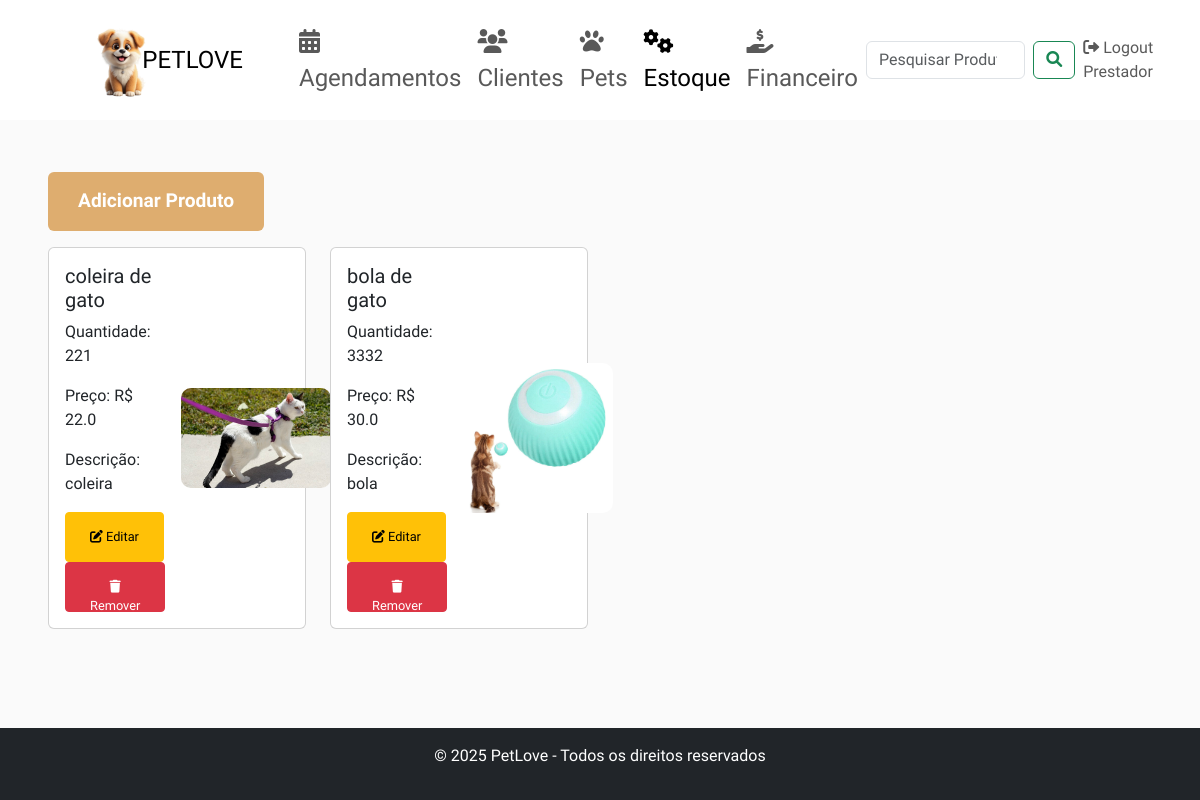
Page /estoque (signed in) on the earlier database version.
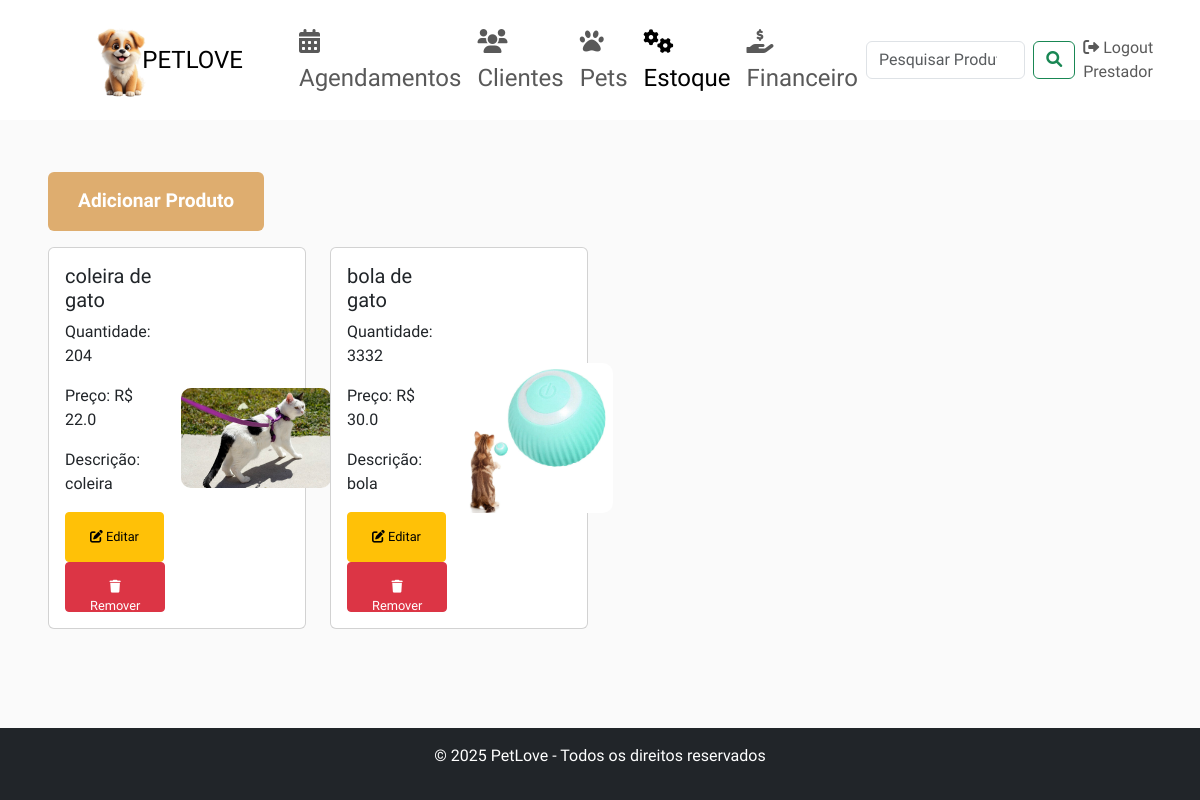
Same page on the later database version.
### app.py (models this page shows, shortened)
class Produto(db.Model):
    id = db.Column(db.Integer, primary_key=True)
    nome = db.Column(db.String(120), nullable=False)
    descricao = db.Column(db.String(255))
    quantidade = db.Column(db.Integer, nullable=False)
    preco = db.Column(db.Float, nullable=False)
    foto = db.Column(db.String(120))
    imagem = db.Column(db.String(200), nullable=True)
    prestador_id = db.Column(db.Integer, db.ForeignKey('user.id'), nullable=False)
    prestador = db.relationship('User', backref=db.backref('produtos', lazy=True))

### app.py (the view)
@app.route('/estoque')
@login_required
def estoque():
    if current_user.role == 'cliente':
        flash("Acesso negado! Clientes não podem acessar esta página.")
        return redirect(url_for('home_cliente'))
    produtos = Produto.query.all()
    return render_template('estoque.html', produtos=produtos)

### app.py (called while the page is built)
@login_manager.user_loader
def load_user(user_id):
    return User.query.get(int(user_id))

@app.before_request
def create_tables():
    db.create_all()

### templates/estoque.html (shortened to what this page needs)
<!DOCTYPE html>
<html lang="pt-br">
<head>
    <link href="https://cdn.jsdelivr.net/npm/bootstrap@5.3.0-alpha1/dist/css/bootstrap.min.css" rel="stylesheet">
    <link href="https://cdnjs.cloudflare.com/ajax/libs/font-awesome/6.0.0/css/all.min.css" rel="stylesheet">
</head>
<body>
<nav class="navbar navbar-expand-lg bg-custom mb-4">
    <div class="container-fluid">
        <a class="navbar-brand" href="http://127.0.0.1:5000/home_prestador">
            <img src="{{ url_for('static', filename='images/LOGO.png') }}" alt="PetLove Logo" style="height: 80px; margin-left: 70px; width: 70%;">
            <a style="font-size: 24px; color: #000000; text-decoration: none;">PETLOVE</a>
        </a>
        <div class="collapse navbar-collapse" id="navbarNav">
            <ul class="navbar-nav ms-5">
                <li class="nav-item">
                    <a href="{{ url_for('agendamentos') }}" class="nav-link {% if request.endpoint == 'agendamentos' %}active{% endif %} fs-4">
                        <i class="fas fa-calendar-alt"></i> Agendamentos
                    </a>
                </li>
                <li class="nav-item">
                    <a href="{{ url_for('clientes') }}" class="nav-link {% if request.endpoint == 'clientes' %}active{% endif %} fs-4">
                        <i class="fas fa-users"></i> Clientes
                    </a>
                </li>
                <li class="nav-item">
                    <a href="{{ url_for('pets') }}" class="nav-link {% if request.endpoint == 'pets' %}active{% endif %} fs-4">
                        <i class="fas fa-paw"></i> Pets
                    </a>
                </li>
                <li class="nav-item">
                    <a href="{{ url_for('estoque') }}" class="nav-link {% if request.endpoint == 'estoque' %}active{% endif %} fs-4">
                        <i class="fas fa-cogs"></i> Estoque
                    </a>
                </li>
                <li class="nav-item">
                    <a href="{{ url_for('financeiro') }}" class="nav-link {% if request.endpoint == 'financeiro' %}active{% endif %} fs-4">
                        <i class="fas fa-hand-holding-usd"></i> Financeiro
                    </a>
                </li>
            </ul>
            <form id="searchForm" class="d-flex ms-auto" role="search">
                <input id="searchInput" class="form-control me-2" type="search" placeholder="Pesquisar Produto" aria-label="Search">
                <button class="btn btn-outline-success" type="submit">
                    <i class="fas fa-search"></i>
                </button>
            </form>
            <ul class="navbar-nav">
                {% if current_user.role == 'cliente' %}
                <li class="nav-item">
                    <a class="nav-link" href="{{ url_for('logout') }}"><i class="fas fa-sign-out-alt"></i> Logout Cliente</a>
                </li>
                {% elif current_user.role == 'prestador' %}
                <li class="nav-item">
                    <a class="nav-link" href="{{ url_for('logout') }}"><i class="fas fa-sign-out-alt"></i> Logout Prestador</a>
                </li>
                {% endif %}
            </ul>
        </div>
    </div>
</nav>
<div class="container-fluid content-container">
    <a href="{{ url_for('adicionar_produto') }}" class="btn btn-primary my-3 text-flash-blue">
        Adicionar Produto
    </a>
    <div class="row" id="estoqueContainer">
        {% for produto in produtos %}
        <div class="col-md-3 mb-4 produto-item">
            <div class="card">
                <div class="card-body d-flex">
                    <div class="text-container">
                        <h5 class="card-title">{{ produto.nome }}</h5>
                        <p class="card-text">Quantidade: {{ produto.quantidade }}</p>
                        <p class="card-text">Preço: R$ {{ produto.preco }}</p>
                        <p class="card-text">Descrição: {{ produto.descricao }}</p>
                        <a href="{{ url_for('editar_produto', id=produto.id) }}" class="btn btn-warning btn-sm">
                            <i class="fas fa-edit"></i> Editar
                        </a>
                        <form action="{{ url_for('remover_produto', id=produto.id) }}" method="POST" style="display:inline;">
                            <button type="submit" class="btn btn-danger btn-sm">
                                <i class="fas fa-trash"></i> Remover
                            </button>
                        </form>
                    </div>
                    <div class="image-container ms-3">
                        {% if produto.foto %}
                            <img src="{{ url_for('static', filename='uploads/' + produto.foto) }}" alt="Foto do Produto">
                        {% else %}
                            <img src="{{ url_for('static', filename='images/default-product.jpg') }}" alt="Foto do Produto">
                        {% endif %}
                    </div>
                </div>
            </div>
        </div>
        {% endfor %}
    </div>
</div>
<footer class="bg-dark text-white text-center py-3 fixed-bottom">
    <p>© 2025 PetLove - Todos os direitos reservados</p>
</footer>
</body>
</html>

### templates/estoque.html (style rules this page uses)
:root { --accent-color: #DEAD6F; --dark-color: #222222; --light-dark-color: #727272; --light-color: #fff; --grey-color: #dbdbdb; --light-grey-color: #fafafa; --primary-color: #6995B1; --light-primary-color: #eef1f3; --body-font: 'Chilanka', cursive; --heading-font: 'Chilanka', cursive; --secondary-font: 'Montserrat', sans-serif; }
body { font-family: var(--body-font); background-color: var(--light-grey-color); padding-bottom: 60px; }
.bg-custom { background-color: var(--light-color); }
.navbar { height: 120px; }
.content-container { padding: 1% 4%; }
footer { margin: 0; }
.btn-primary { background-color: var(--accent-color); color: white; font-weight: bold; border: none; padding: 15px 30px; font-size: 1.2rem; }
.text-flash-blue { animation: flash-text-blue 1s infinite; }
.card-body { display: flex; justify-content: space-between; align-items: center; }
.text-container { flex: 1; }
.image-container { margin-left: 20px; }
.image-container img { max-width: 150px; max-height: 150px; object-fit: cover; border-radius: 10px; }
.btn-sm { height: 50px; font-size: 0.8rem; padding: 14px 24px; }

Differences in the rows shown:
changed Produto "coleira de gato": quantidade "221" → "204"
